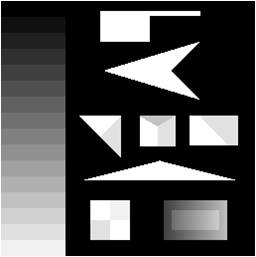
//> input picture PA03/Data/Test/Test1.pgm, 256 x 257 px
$ ./DisplayImage   (built with g++ and OpenCV 4)
//> lines starting //> are read from the running program, lines starting //| are printed output that depends on the picture
### PA03/FirstDerivativeGaussian.c
/* **************************** */
/* First derivative of Gaussian */
/* **************************** */

#define pi 3.141592653589793

//s sigma
//hSize array size
//h storage for derivative of gaussian

void Gauss_deriv1 (double s, int Hsize, double * H)
{
  int     i;
  double  x,cst,tssq;

  cst = 1.0/(s*s*s*sqrt(2.0*pi)) ;
  tssq = -1.0/(2.0*s*s) ;

  for (i=0; i<Hsize; i++)
  {
    x = (float)(i-Hsize/2);
    H[i] = -x*cst*exp(x*x*tssq);
  }
}

#include <math.h>

#define pi 3.141592653589793


/* Create a one-dimensional Gaussian mask
 "mask" of scale "sigma" (sigma) on "mask_size" pixels.

   The values of the mask are scaled so that the
 sum of mask values = 1.0
*/


// [27 lines left out: function Gauss, not called in this run]

### PA03/DisplayImage.cpp
#include <stdio.h>
#include <opencv2/opencv.hpp>
#include <iostream>
#include <fstream>
#include <iomanip>
#include <stdlib.h>
#include <math.h>
#include <string>

#include "solve_system.cpp"
#include "FirstDerivativeGaussian.c"

using namespace std;
using namespace cv;

int main(int argc, char** argv )
{
    //for the harris-laplace
    int n = 17;
    double k = 1.2;
    double sigma0 = 1.5;

    //stuff we'll need for the harris corner detector
    double curlyY = 0.7;
    double alpha = 0.06;
    int gaussianSize = 5;
    int gaussianSize2 = 5;
    int imgIndex = 0;

    string filePaths = "Data/Test/Test1.pgm";;

    if ( argc >= 3 )
    {
        //allow user to indicate an image to view out of the set
        filePaths = argv[1];

        //allow selecting the scale to view too
        imgIndex = atoi(argv[2]);
    }

    Mat imageTemp;

    const int count = 20;

    Mat originalImage;
    Mat scaledImages[n];


    //generate the file paths
    cout<<filePaths<<endl;


    //load the image
    originalImage = imread( filePaths, 1 );
//> originalImage is the input picture: 257 rows x 256 cols, CV_8UC3; min 0, max 255, mean 78.7

    if ( !originalImage.data )
    {
        cout<<"Failed "<<filePaths<<endl;
        return -1;
    }
    cv::cvtColor(originalImage, originalImage, cv::COLOR_BGR2GRAY);
//> originalImage: 257 rows x 256 cols, CV_8UC1

    const int height = originalImage.rows;
//> height = 257
    const int width = originalImage.cols;
//> width = 256

    double*** R = new double**[n];//for cornerness
    bool*** isMaxima = new bool**[n];


    for(int i=0; i<n;i++)
    {
        R[i] = new double*[height];
        isMaxima[i] = new bool*[height];

        for(int j=0; j<height; j++)
        {
            R[i][j] = new double[width];
            isMaxima[i][j] = new bool[width];

            for(int k=0; k<width; k++)
            {
                R[i][j][k] = 0;
                isMaxima[i][j][k] = false;
            }
        }
    }


    double maxR[n];
    for(int i=0; i<n; i++)
        maxR[i] = 0;

    //calculate the interest points for 0 to n-1
    for(int m=0; m<n; m++)
    {
        //give us a copy of the image
        scaledImages[m] = originalImage.clone();

        //parameters this iteration
        double sigma1 = pow(k,m)*sigma0;
        double sigmaD = curlyY * sigma1;

        double gaussianDerivativeX[gaussianSize];
        double gaussianDerivativeY[gaussianSize];
        double gaussianDerivativeT[gaussianSize2];

        for(int i=0; i<gaussianSize; i++)
            gaussianDerivativeX[i] = 0.0f;
        for(int i=0; i<gaussianSize; i++)
            gaussianDerivativeY[i] = 0.0f;
        for(int i=0; i<gaussianSize2; i++)
            gaussianDerivativeT[i] = 0.0f;

        //create a vertical gaussian
        Gauss_deriv1(sigmaD, gaussianSize, gaussianDerivativeY);
        //create a horizontal gaussian
        Gauss_deriv1(sigmaD, gaussianSize, gaussianDerivativeX);

        //Gauss(sigma1, gaussianSize2, gaussianDerivativeT);
        Gauss_deriv1(sigma1, gaussianSize2, gaussianDerivativeT);

        double** Ix = new double*[height];
        double** Iy = new double*[height];
        double** FxFx = new double*[height];
        double** FxFy = new double*[height];
        double** FyFy = new double*[height];
        double** FxFxT = new double*[height];
        double** FxFyT = new double*[height];
        double** FyFyT = new double*[height];
        double** FxFx2 = new double*[height];
        double** FxFy2 = new double*[height];
        double** FyFy2 = new double*[height];

        for(int i=0; i<height;i++)
        {
            Ix[i] = new double[width];
            Iy[i] = new double[width];
            FxFx[i] = new double[width];
            FxFy[i] = new double[width];
            FyFy[i] = new double[width];
            FxFxT[i] = new double[width];
            FxFyT[i] = new double[width];
            FyFyT[i] = new double[width];
            FxFx2[i] = new double[width];
            FxFy2[i] = new double[width];
            FyFy2[i] = new double[width];

            for(int j=0; j<width; j++)
            {
                Ix[i][j] = 0;
                Iy[i][j] = 0;
                FxFx[i][j] = 0;
                FxFy[i][j] = 0;
                FyFy[i][j] = 0;
                FxFxT[i][j] = 0;
                FxFyT[i][j] = 0;
                FyFyT[i][j] = 0;
                FxFx2[i][j] = 0;
                FxFy2[i][j] = 0;
                FyFy2[i][j] = 0;
            }
        }

        //convolve the image with the gaussians
            //find Ix
        for(int i=0; i<width; i++)
        {
            for(int j=0; j<height; j++)
            {
                //calculate our shift from center
                int shiftLeft = -(gaussianSize/2);

                //iterate across each of the gaussian for each pixel and add it to it's respective bucket
                for(int x=0; x<gaussianSize; x++)
                    {
                        if(i+x+shiftLeft < width && i+x+shiftLeft >= 0)
                            Ix[j][i] += ((double) scaledImages[m].at<uchar>(j,i+x+shiftLeft)) * gaussianDerivativeX[x];
                        if(j+x+shiftLeft < height && j+x+shiftLeft >= 0)
                            Iy[j][i] += ((double) scaledImages[m].at<uchar>(j+x+shiftLeft,i)) * gaussianDerivativeY[x];
                    }

            }
        }

        for(int i=0; i<width; i++)
        {
            for(int j=0; j<height; j++)
            {
                FxFx[j][i] = Ix[j][i] * Ix[j][i];
                FxFy[j][i] = Iy[j][i] * Ix[j][i];
                FyFy[j][i] = Iy[j][i] * Iy[j][i];
            }
        }

        //recalculate gaussian with sigma1

        //create a horizontal gaussian
        //Gauss_deriv1(sigma1, width, gaussianDerivative);

        //calculate FxFx2, FxFy2, FyFy2
        //convolve the image with the gaussians in x and y direction
        for(int i=0; i<height; i++)
        {
            for(int j=0; j<width; j++)
            {

                //calculate our shift from center
                int shiftLeft = -(gaussianSize2/2);

                //iterate across each of the gaussian for each pixel and add it to it's respective bucket
                for(int y=0; y<gaussianSize2; y++)//across rows
                    {
                        if(i+y+shiftLeft < height && i+y+shiftLeft >= 0)
                        {
                            for(int x=0; x<gaussianSize2; x++)//across cols
                                {
                                    if(j+x+shiftLeft < width && j+x+shiftLeft >= 0)
                                    {
                                        FxFxT[i][j] += FxFx[i+y+shiftLeft][j+x+shiftLeft] * gaussianDerivativeT[y];
                                        FxFyT[i][j] += FxFy[i+y+shiftLeft][j+x+shiftLeft] * gaussianDerivativeT[y];
                                        FyFyT[i][j] += FyFy[i+y+shiftLeft][j+x+shiftLeft] * gaussianDerivativeT[y];
                                    }
                                }
                        }
                    }
                for(int y=0; y<gaussianSize2; y++)//across rows
                    {
                        if(i+y+shiftLeft < height && i+y+shiftLeft >= 0)
                        {
                            for(int x=0; x<gaussianSize2; x++)//across cols
                                {
                                    if(j+x+shiftLeft < width && j+x+shiftLeft >= 0)
                                    {
                                        FxFx2[i][j] += FxFxT[i+y+shiftLeft][j+x+shiftLeft] * gaussianDerivativeT[x];
                                        FxFy2[i][j] += FxFyT[i+y+shiftLeft][j+x+shiftLeft] * gaussianDerivativeT[x];
                                        FyFy2[i][j] += FyFyT[i+y+shiftLeft][j+x+shiftLeft] * gaussianDerivativeT[x];
                                    }
                                }
                        }
                    }


                //calculate cornerness
                //get determinant
                double determinant = (FxFx2[i][j]*FyFy2[i][j] - FxFy2[i][j]*FxFy2[i][j]);

                //get trace
                double trace = FxFx2[i][j] + FyFy2[i][j];

                //R = Det(H) - k*(Trace(H))^2
                R[m][i][j] = determinant - (alpha*(trace*trace));
    //cout<<R[i][j]<<endl;
            }
        }

        //clear temp image
        for(int i=0; i<width; i++)
        {
            for(int j=0; j<height; j++)
            {
                if(R[m][j][i] > maxR[m])
                    maxR[m] = R[m][j][i];
            }
        }

        //cout<<endl<<endl<<maxR<<endl;

        //suppress non-maxima

        //map pixels to new spots on temp image
    }

    int interestCount = 0;

    for(int m=0; m<n; m++)
    {
        //generate the images
        for(int i=0; i<width; i++)
        {
            for(int j=0; j<height; j++)
            {
                //convert pixels coords in original image
                //check in 3x3 neighborhood if we are the local maxima

                isMaxima[m][j][i] = (R[m][j][i] >= 0.1*maxR[m]);

                //check if we beat the threshold

                for(int y=0; y<3&&isMaxima[m][j][i]; y++)
                    for(int x=0; x<3&&isMaxima[m][j][i]; x++)
                        if(j-1+y >= 0 && j-1+y < height)
                            if(i-1+x >= 0 && i-1+x < width)
                                if(R[m][j-1+y][i-1+x] > R[m][j][i])
                                    isMaxima[m][j][i] = false;

                if(m>0)
                    for(int y=0; y<3&&isMaxima[m][j][i]; y++)
                        for(int x=0; x<3&&isMaxima[m][j][i]; x++)
                            if(j-1+y >= 0 && j-1+y < height)
                                if(i-1+x >= 0 && i-1+x < width)
                                    if(R[m-1][j-1+y][i-1+x]/maxR[m-1] > R[m][j][i]/maxR[m])
                                        isMaxima[m][j][i] = false;
                if(m<n-1)
                    for(int y=0; y<3&&isMaxima[m][j][i]; y++)
                        for(int x=0; x<3&&isMaxima[m][j][i]; x++)
                            if(j-1+y >= 0 && j-1+y < height)
                                if(i-1+x >= 0 && i-1+x < width)
                                    if(R[m+1][j-1+y][i-1+x]/maxR[m+1] > R[m][j][i]/maxR[m])
                                        isMaxima[m][j][i] = false;

                //check the layer above for all in the area around


                /*if(R[j][i] >= 0.01*maxR && isMaxima)
                    scaledImages[m].at<uchar>(j,i) = R[j][i];*/

                //circle the point
                if(isMaxima[m][j][i])
                {
                    circle(originalImage, Point(i,j), pow(k,m) + 3, Scalar( 255 ), 1);
                    circle(originalImage, Point(i,j), pow(k,m)*1.1 + 3, Scalar( 0 ), 1);
                    circle(scaledImages[m], Point(i,j), pow(k,m) + 3, Scalar( 255 ), 1);

                    interestCount++;
                }
            }
        }
    }
//> this loop made 17 passes
//> interestCount on passes 1 to 12: 18, 21, 25, 40, 41, 45, 46, 47, 48, 49, 50, 51
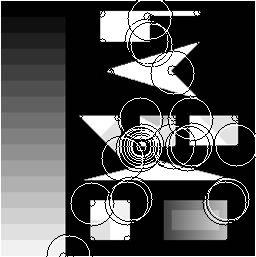
//> originalImage: 257 rows x 256 cols, CV_8UC1; min 0, max 255, mean 79.6
//> after the loop, interestCount = 74

    int interestCountUnique = 0;
    for(int i=0; i<height; i++)
        for(int j=0; j<width; j++)
            for(int k=0; k<n; k++)
            {
                if(isMaxima[k][i][j])
                {
                    interestCountUnique++;
                    k=n;
                }
            }
//> this loop made 257 passes
//> interestCountUnique on passes 1 to 3: 0, 0, 0
//> after the loop, interestCountUnique = 58; k = 1.2

    cout<<"There were a total of "<<interestCount<<" interest points detected among the scales."<<endl;
//| There were a total of 74 interest points detected among the scales.
    cout<<"There were "<<interestCountUnique<<" UNIQUE interest points detected among the scales."<<endl;
//| There were 58 UNIQUE interest points detected among the scales.

    //print the scaled images with their interest points drawn
    for(int i=0; i<n; i++)
    {
        //save the faces
        imwrite(format("%s/%d.png", "interestImages", i), scaledImages[i]);
    }
//> this loop made 17 passes
//> pass 1, `imwrite(format("%s/%d.png", "interestImages", i), scaledImages[i]);`:
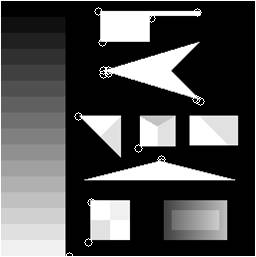
//> saved as 0.png: 257 rows x 256 cols, CV_8UC1; min 0, max 255, mean 79.6


    cout<<endl<<"Displaying image: "<<filePaths<<endl;

    namedWindow("Display Image", CV_WINDOW_AUTOSIZE );
    imshow("Display Image", originalImage);

    waitKey(0);
    waitKey(0);
    waitKey(0);

    return 0;
}

$ run again, with PA03/Data/Test/Test2.pgm copied over PA03/Data/Test/Test1.pgm
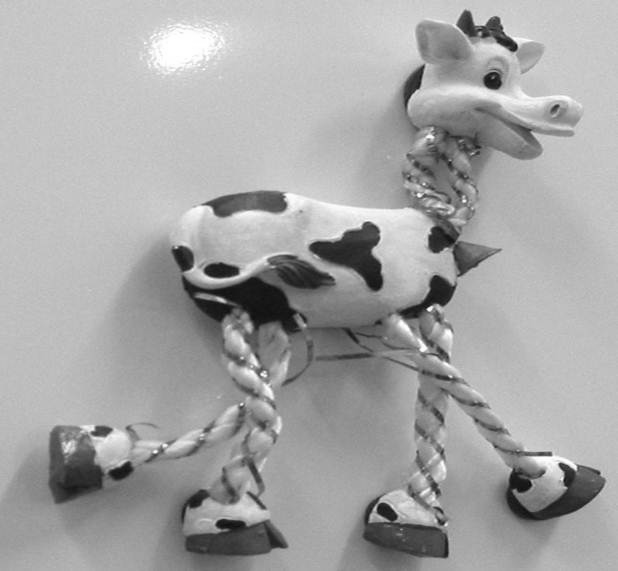
//> input picture PA03/Data/Test/Test2.pgm, 618 x 571 px
//> originalImage is the input picture: 571 rows x 618 cols, CV_8UC3; min 11, max 255, mean 165.6
//> the loop `for(int m=0; m<n; m++)` made 17 passes
//> interestCount on passes 1 to 8: 27, 35, 65, 66, 68, 69, 70, 71
//> after the loop `for(int m=0; m<n; m++)`:
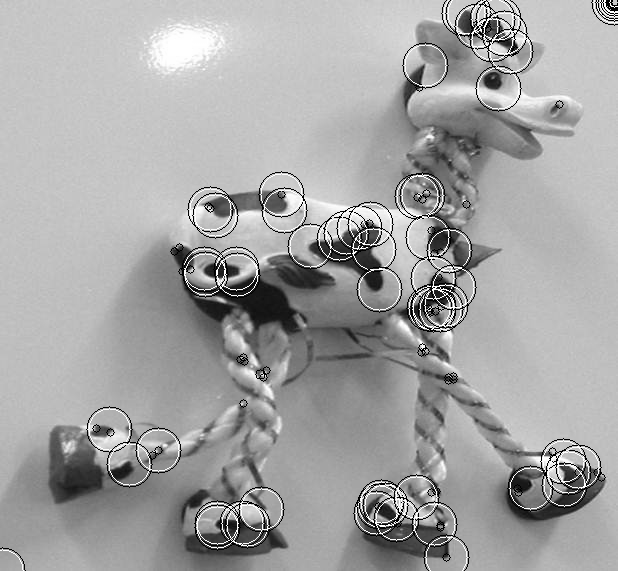
//> originalImage: 571 rows x 618 cols, CV_8UC1; min 0, max 255, mean 164.3
//> after the loop `for(int m=0; m<n; m++)`: interestCount = 138
//> the loop `for(int i=0; i<height; i++)` made 571 passes
//> interestCountUnique on passes 1 to 3: 0, 0, 2
//> after the loop `for(int i=0; i<height; i++)`: interestCountUnique = 120; k = 1.2
//| There were a total of 138 interest points detected among the scales.
//| There were 120 UNIQUE interest points detected among the scales.
//> the loop `for(int i=0; i<n; i++)` made 17 passes
//> pass 1, `imwrite(format("%s/%d.png", "interestImages", i), scaledImages[i]);`:
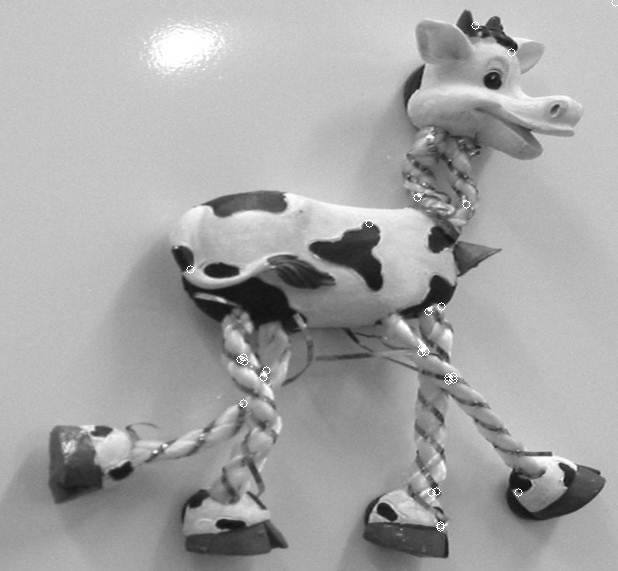
//> saved as 0.png: 571 rows x 618 cols, CV_8UC1; min 11, max 255, mean 165.7

$ run again, with PA03/Data/Test/Test3.pgm copied over PA03/Data/Test/Test1.pgm
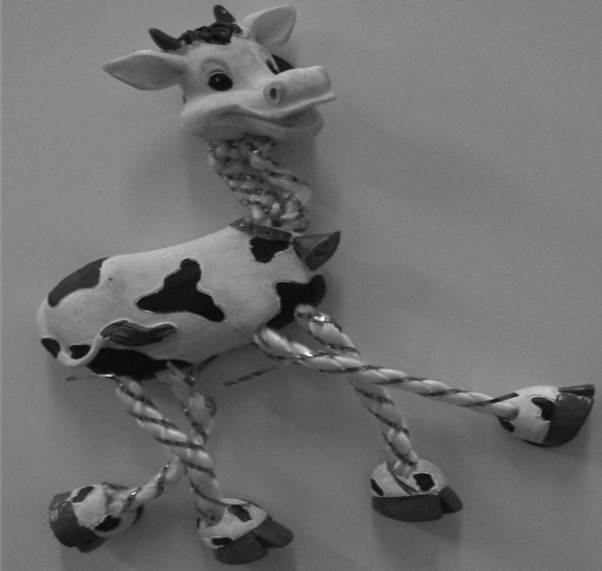
//> input picture PA03/Data/Test/Test3.pgm, 602 x 571 px
//> originalImage is the input picture: 571 rows x 602 cols, CV_8UC3; min 3, max 252, mean 110.4
//> the loop `for(int m=0; m<n; m++)` made 17 passes
//> interestCount on passes 1 to 8: 20, 22, 23, 24, 25, 26, 27, 28
//> after the loop `for(int m=0; m<n; m++)`:
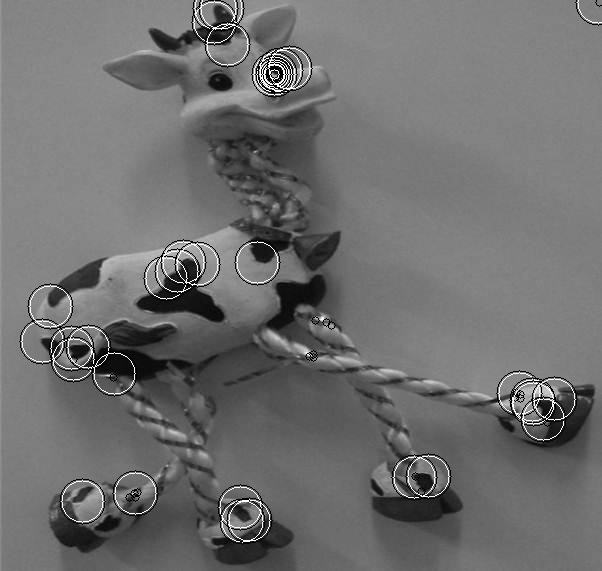
//> originalImage: 571 rows x 602 cols, CV_8UC1; min 0, max 255, mean 110.7
//> after the loop `for(int m=0; m<n; m++)`: interestCount = 67
//> the loop `for(int i=0; i<height; i++)` made 571 passes
//> interestCountUnique on passes 1 to 3: 0, 0, 2
//> after the loop `for(int i=0; i<height; i++)`: interestCountUnique = 50; k = 1.2
//| There were a total of 67 interest points detected among the scales.
//| There were 50 UNIQUE interest points detected among the scales.
//> the loop `for(int i=0; i<n; i++)` made 17 passes
//> pass 1, `imwrite(format("%s/%d.png", "interestImages", i), scaledImages[i]);`:
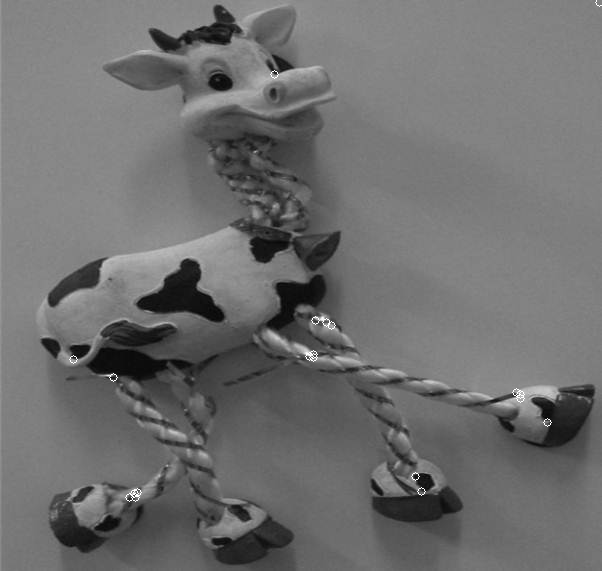
//> saved as 0.png: 571 rows x 602 cols, CV_8UC1; min 3, max 255, mean 110.6
